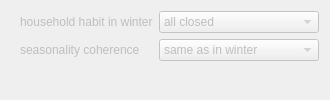
                <widget class="QFrame" name="frame_2">
                 <property name="enabled">
                  <bool>false</bool>
                 </property>
                 <layout class="QFormLayout" name="formLayout_7">
                  <property name="leftMargin">
                   <number>20</number>
                  </property>
                  <item row="0" column="0">
                   <widget class="QLabel" name="label_26">
                    <property name="text">
                     <string>household habit in winter</string>
                    </property>
                   </widget>
                  </item>
                  <item row="0" column="1">
                   <widget class="QComboBox" name="comboBox_17">
                    <property name="sizePolicy">
                     <sizepolicy hsizetype="Preferred" vsizetype="Fixed">
                      <horstretch>1</horstretch>
                      <verstretch>0</verstretch>
                     </sizepolicy>
                    </property>
                    <item>
                     <property name="text">
                      <string>all closed</string>
                     </property>
                    </item>
                    <item>
                     <property name="text">
                      <string>all shortly opened</string>
                     </property>
                    </item>
                    <item>
                     <property name="text">
                      <string>day/night</string>
                     </property>
                    </item>
                    <item>
                     <property name="text">
                      <string>Bedr opened most</string>
                     </property>
                    </item>
                    <item>
                     <property name="text">
                      <string>short/long presence</string>
                     </property>
                    </item>
                   </widget>
                  </item>
                  <item row="1" column="0">
                   <widget class="QLabel" name="label_27">
                    <property name="text">
                     <string>seasonality coherence</string>
                    </property>
                   </widget>
                  </item>
                  <item row="1" column="1">
                   <widget class="QComboBox" name="comboBox_18">
                    <property name="sizePolicy">
                     <sizepolicy hsizetype="Preferred" vsizetype="Fixed">
                      <horstretch>1</horstretch>
                      <verstretch>0</verstretch>
                     </sizepolicy>
                    </property>
                    <item>
                     <property name="text">
                      <string>same as in winter</string>
                     </property>
                    </item>
                    <item>
                     <property name="text">
                      <string>all opened more</string>
                     </property>
                    </item>
                    <item>
                     <property name="text">
                      <string>dayzone opened more</string>
                     </property>
                    </item>
                    <item>
                     <property name="text">
                      <string>nightzone opened more</string>
                     </property>
                    </item>
                   </widget>
                  </item>
                 </layout>
                </widget>
